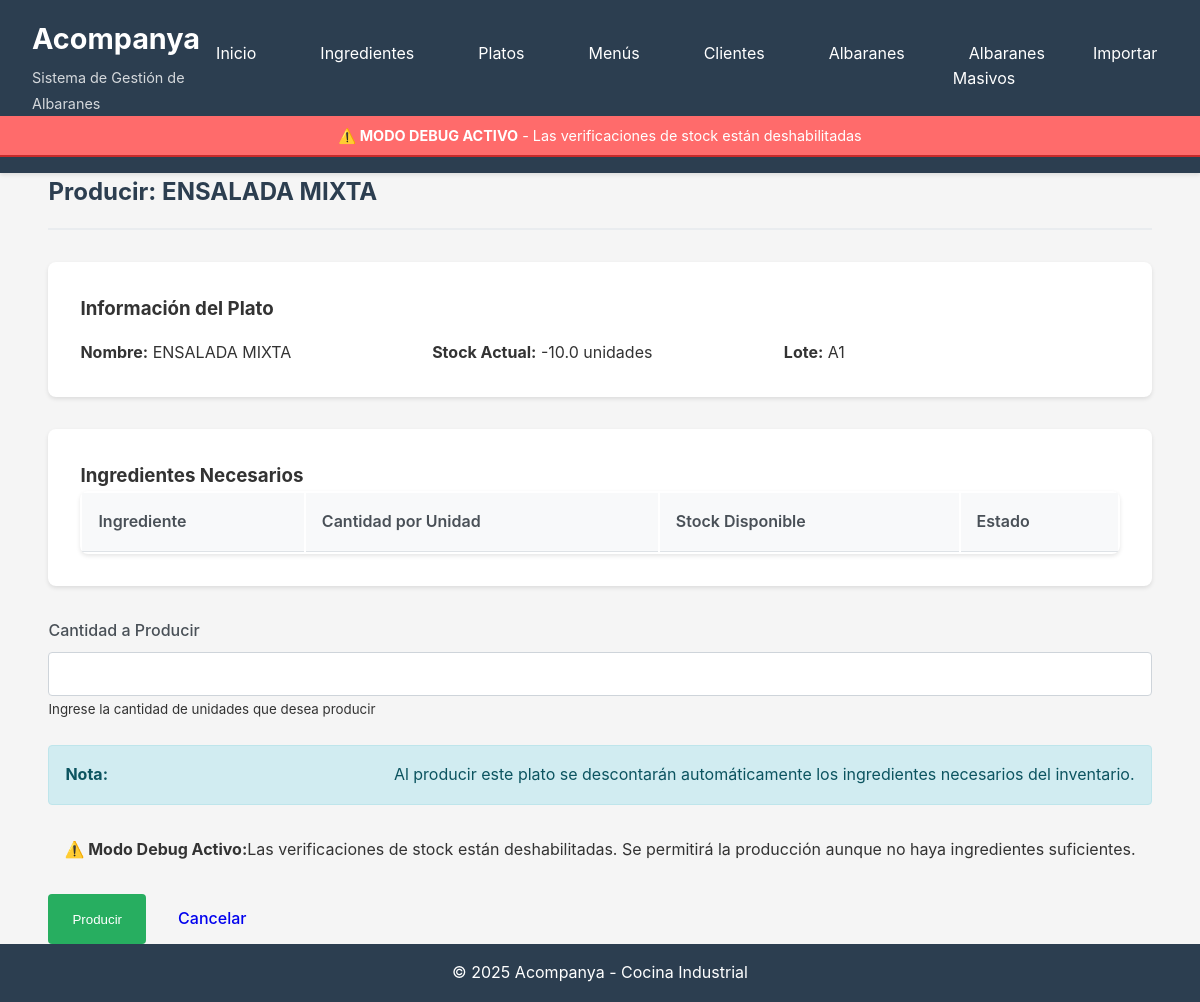
Before: /platos/producir/1 with the older database file.
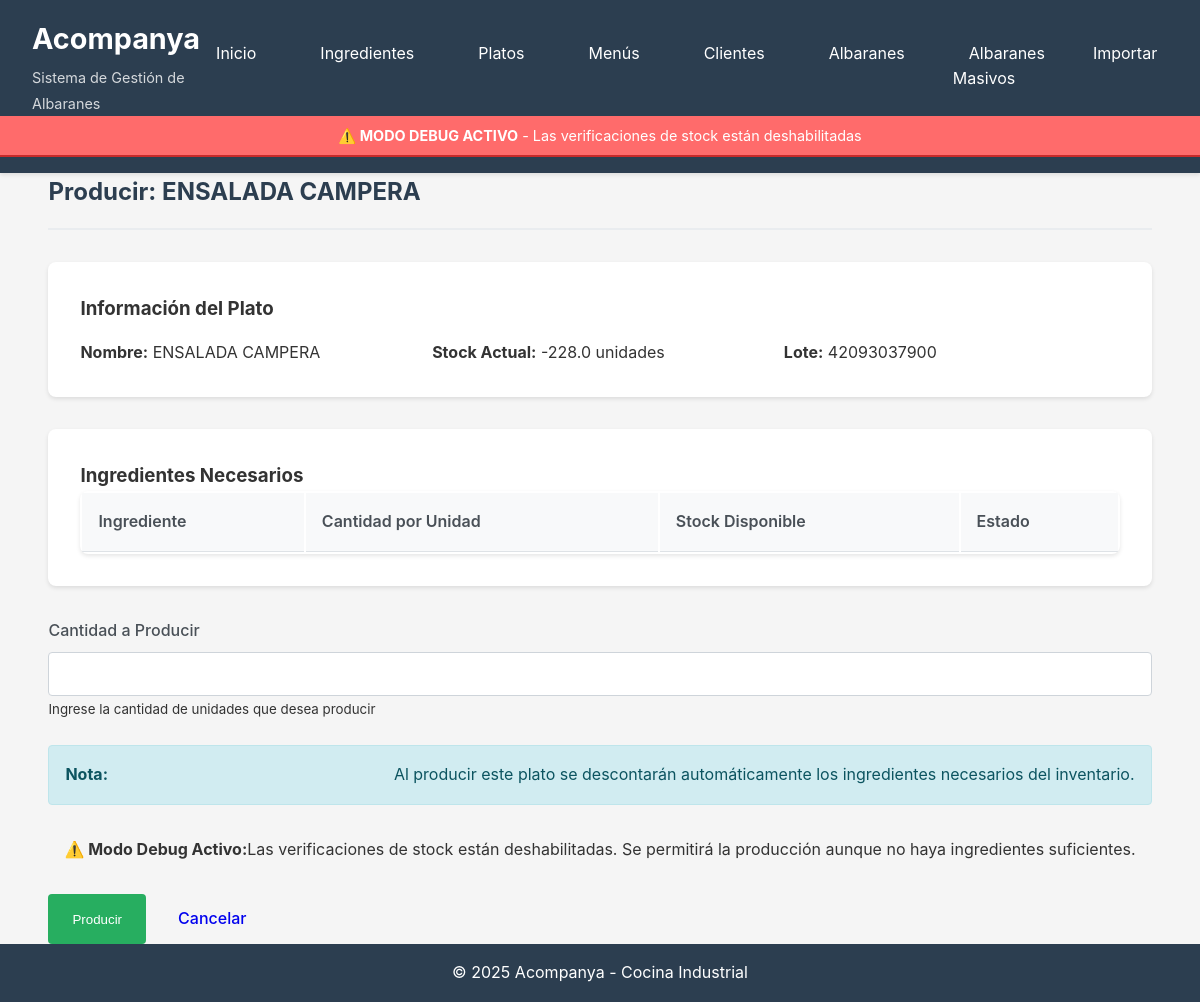
After: the same page with the newer database file.
### database/models.py (models this page shows, shortened)
class Plato(db.Model):
    __tablename__ = 'platos'
    id = db.Column(db.Integer, primary_key=True)
    nombre = db.Column(db.String(200), nullable=False)
    lote_propio = db.Column(db.String(100), nullable=True)
    stock_actual = db.Column(db.Float, nullable=False, default=0)
    unidad = db.Column(db.String(50), nullable=False, default='unidades')
    created_at = db.Column(db.DateTime, default=datetime.utcnow)
    updated_at = db.Column(db.DateTime, default=datetime.utcnow, onupdate=datetime.utcnow)
    ingredientes = db.relationship('Ingrediente', secondary=platos_ingredientes, backref='platos')
    movimientos = db.relationship('MovimientoStock',
                                 primaryjoin="and_(MovimientoStock.entidad_tipo=='plato', "
                                           "MovimientoStock.entidad_id==Plato.id)",
                                 foreign_keys='MovimientoStock.entidad_id',
                                 backref='plato_ref',
                                 lazy='dynamic',
                                 overlaps="ingrediente_ref,movimientos")
    detalles_albaran = db.relationship('AlbaranDetalle', backref='plato', lazy='dynamic')
    def obtener_ingredientes_con_cantidad(self):
        result = db.session.query(
            Ingrediente,
            platos_ingredientes.c.cantidad,
            platos_ingredientes.c.unidad
        ).join(
            platos_ingredientes,
            platos_ingredientes.c.ingrediente_id == Ingrediente.id
        ).filter(
            platos_ingredientes.c.plato_id == self.id
        ).all()
        return result

### routes/platos.py (the view, shortened to what this page needs)
@platos_bp.route('/producir/<int:id>', methods=['GET', 'POST'])
def producir(id):
    plato = Plato.query.get_or_404(id)
    ingredientes = plato.obtener_ingredientes_con_cantidad()
    return render_template('platos/producir.html', plato=plato, ingredientes=ingredientes)

### app.py (called while the page is built)
def create_app():
    app = Flask(__name__)
    app.config.from_object(Config)
    init_db(app)
    app.register_blueprint(ingredientes_bp, url_prefix='/ingredientes')
    app.register_blueprint(platos_bp, url_prefix='/platos')
    app.register_blueprint(menus_bp, url_prefix='/menus')
    app.register_blueprint(albaranes_bp, url_prefix='/albaranes')
    app.register_blueprint(importar_bp, url_prefix='/importar')
    app.register_blueprint(clientes_bp, url_prefix='/clientes')
    app.register_blueprint(albaranes_masivos_bp, url_prefix='/albaranes-masivos')
    @app.context_processor
    def inject_config():
        return dict(config=app.config)
    @app.route('/')
    def index():
        return render_template('index.html')
    @app.route('/dashboard')
    def dashboard():
        return render_template('dashboard.html')
    return app

### templates/platos/producir.html (shortened to what this page needs)
{% extends "base.html" %}
{% block content %}
<div class="page-header">
    <h2>Producir: {{ plato.nombre }}</h2>
</div>
<div class="albaran-header">
    <h3>Información del Plato</h3>
    <div class="albaran-info">
        <div>
            <strong>Nombre:</strong> {{ plato.nombre }}
        </div>
        <div>
            <strong>Stock Actual:</strong> {{ plato.stock_actual }} {{ plato.unidad }}
        </div>
        <div>
            <strong>Lote:</strong> {{ plato.lote_propio or 'Sin lote' }}
        </div>
    </div>
</div>
<div class="albaran-section">
    <h3>Ingredientes Necesarios</h3>
    <table class="table">
        <thead>
            <tr>
                <th>Ingrediente</th>
                <th>Cantidad por Unidad</th>
                <th>Stock Disponible</th>
                <th>Estado</th>
            </tr>
        </thead>
    </table>
</div>
<form method="POST" action="">
    <div class="form-group">
        <label for="cantidad" class="form-label">Cantidad a Producir</label>
        <input type="number" class="form-control" id="cantidad" name="cantidad"
               min="1" step="1" required>
        <small class="text-muted">
            Ingrese la cantidad de {{ plato.unidad }} que desea producir
        </small>
    </div>
    <div class="alert alert-info">
        <strong>Nota:</strong> Al producir este plato se descontarán automáticamente los ingredientes necesarios del inventario.
    </div>
    {% if config.DEBUG_MODE %}
    <div class="alert alert-warning">
        <strong>⚠️ Modo Debug Activo:</strong> Las verificaciones de stock están deshabilitadas. Se permitirá la producción aunque no haya ingredientes suficientes.
    </div>
    {% endif %}
    <div class="action-group">
        <button type="submit" class="btn btn-success">Producir</button>
        <a href="{{ url_for('platos.listar') }}" class="btn btn-secondary">Cancelar</a>
    </div>
</form>
{% endblock %}

Changed rows visible on the page:
changed Plato "unidades": nombre "ENSALADA MIXTA" → "ENSALADA CAMPERA"; stock_actual "-10.0" → "-228.0"; lote_propio "A1" → "42093037900"
